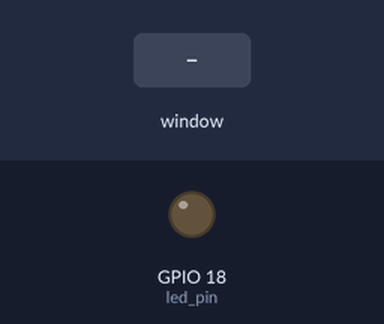
Bench run of a program on a simulated Raspberry Pi (BCM pin numbers). Shown: output pins drawn as LEDs (lit = HIGH). Inputs (shaded band) come from the test bench. The desktop window is not drawn, its controls go by their first labels and the mouse button is held 0.15 s.

Above: at 1.2 s.
1.3 s: control labelled "Automode" in the window clicked
At 2.1 s:
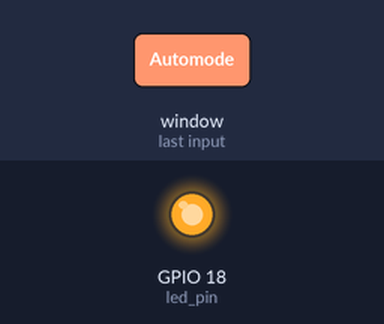
2.8 s: slider 1 in the window set to 50
At 3.2 s:
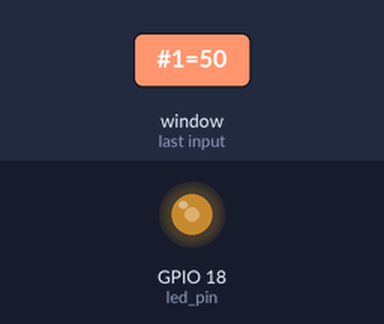
4.3 s: slider 1 in the window set to 100
At 5.5 s:
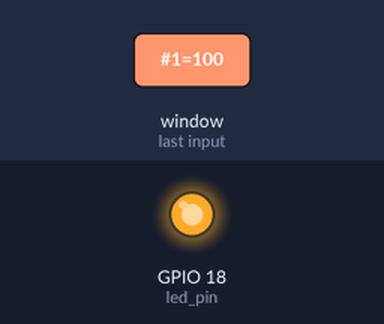
Timing chart, 0 to 7.3 s (numbered marks = the images above; inputs shaded):
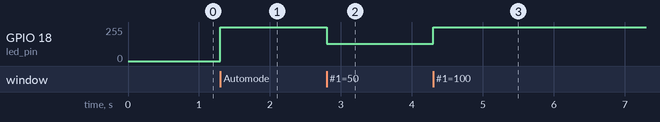

Measured:
- after the input at 1.3 s, GPIO 18 (led_pin): 0/255 → 255/255 at once
- after the input at 2.8 s, GPIO 18 (led_pin): 255/255 → 128/255 at once
- after the input at 4.3 s, GPIO 18 (led_pin): 128/255 → 255/255 at once

The program:

brightness.py
```python
import RPi.GPIO as GPIO
from tkinter import*
import time
led_pin=18
GPIO.setmode(GPIO.BCM)
GPIO.setup(led_pin, GPIO.OUT)
pwm_led = GPIO.PWM(led_pin, 500)
class App:
   def __init__(self, master):
     frame = Frame(master)
     self.master = master
     frame.pack()
     Label(frame, text='Choose mode').grid(row=0,column=0)
     #radiobutton 1
     radio_frame = Frame(frame)
     radio_selection = IntVar()
     b1 = Radiobutton(radio_frame, text='Automode',variable=radio_selection,value=100,command=self.updateA)
     b1.pack(side=LEFT)
     ##radiobutton 2
     b2 = Radiobutton(radio_frame, text='Manual',variable=radio_selection,value=0,command=self.updateM)
     b2.pack(side=RIGHT)
     radio_frame.grid(row=0,column=1)
     ##scale for button 2
     scale=Scale(frame,from_= 0,to= 100,orient=HORIZONTAL,command=self.scaleAct)
     scale.grid(row=2,column=1)
     Label(frame,text='Select brightness').grid(row=2,column=0)
   def updateA(self):
     pwm_led.start(100)
   def updateM(self):
     pwm_led.stop()
   def scaleAct(self, duty):
     pwm_led.start(0)
     pwm_led.ChangeDutyCycle(float(duty))
root = Tk()
root.wm_title('Brightness')
app = App(root)
try:
   root.mainloop()
finally:
   print("Cleaning up")
   GPIO.cleanup()
```
